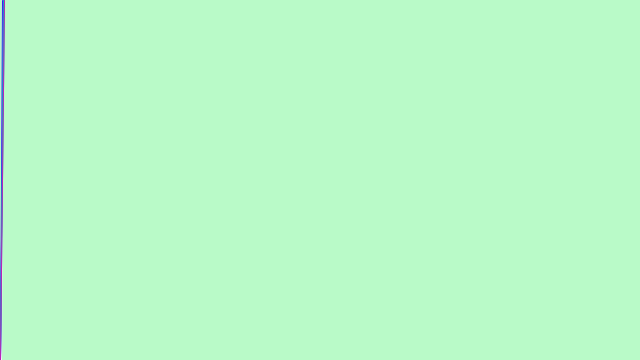
Frame 1 (no input)
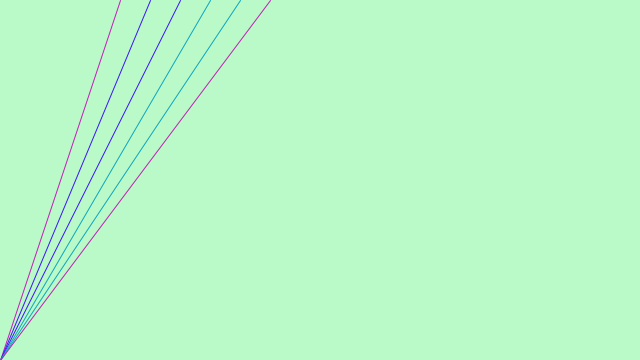
Frame 60 (the mouse pressed at the canvas centre just before this capture)
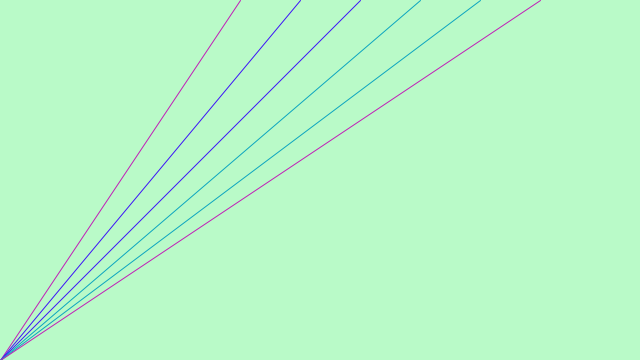
Frame 120 (the mouse held since frame 60 and released just before this capture)

The Processing sketch that drew these frames (run headless with seeded random() and noise(); from frame 60 on, the mouse is pressed at the canvas centre):

// Processing sketch: IntegersFloats1b
// ── IntegersFloats1b.pde
/**
 * Integers Floats. 
 * 
 * Integers and floats are two different kinds of numerical data. 
 * An integer (more commonly called an int) is a number without 
 * a decimal point. A float is a floating-point number, which means 
 * it is a number that has a decimal place. Floats are used when
 * more precision is needed. 
 */
 
int a = 0;      // Create a variable "a" of the datatype "int"
float b = 0.0;  // Create a variable "b" of the datatype "float"
int c = 0;
float d = 0.0;
int e = 0;
float f = 0.0;

void setup() {
  size(640, 360);
  stroke(255);
  frameRate(30);
}

void draw() {
  background(185, 250, 200);
  //(50, 0, 50); blackish
  //(250, 250, 100); yellow
  //(185, 250, 200); mint
  
  a = a + 2;
  //cobalt
  b = b + 2.5;
  //cobalt
  c = c + 3;
  //teal
  d = d + 3.5;
  //teal
  e = e + 4;
  //fuschia
  f = f + 4.5;
  //fuschia
  
  line(a, 0, 2/a, height);
  stroke(61, 20, 247);
  //cobalt
  line(b, 0, 2/b, height);
  stroke(61, 20, 247);
  //cobalt
  line(c, 0, 2/c, height);
  stroke(13, 165, 191);
  //teal
  line(d, 0, 2/d, height);
  stroke(13, 165, 191);
  //teal
  line(e, 0, 2/e, height);
  stroke(193, 31, 183);
  //fuschia
  line(f, 0, 2/f, height);
    stroke(193, 31, 183);
  //fuschia
  
  if(a > width) {
    a = 0;
  }
  if(b > width) {
    b = 0;
  }
  if(c > width) {
    c = 0;
  }
  if(d > width) {
    d = 0;
  }
   if(e > width) {
    e = 0;
  }
   if(f > width) {
    f = 0;
  }
}
